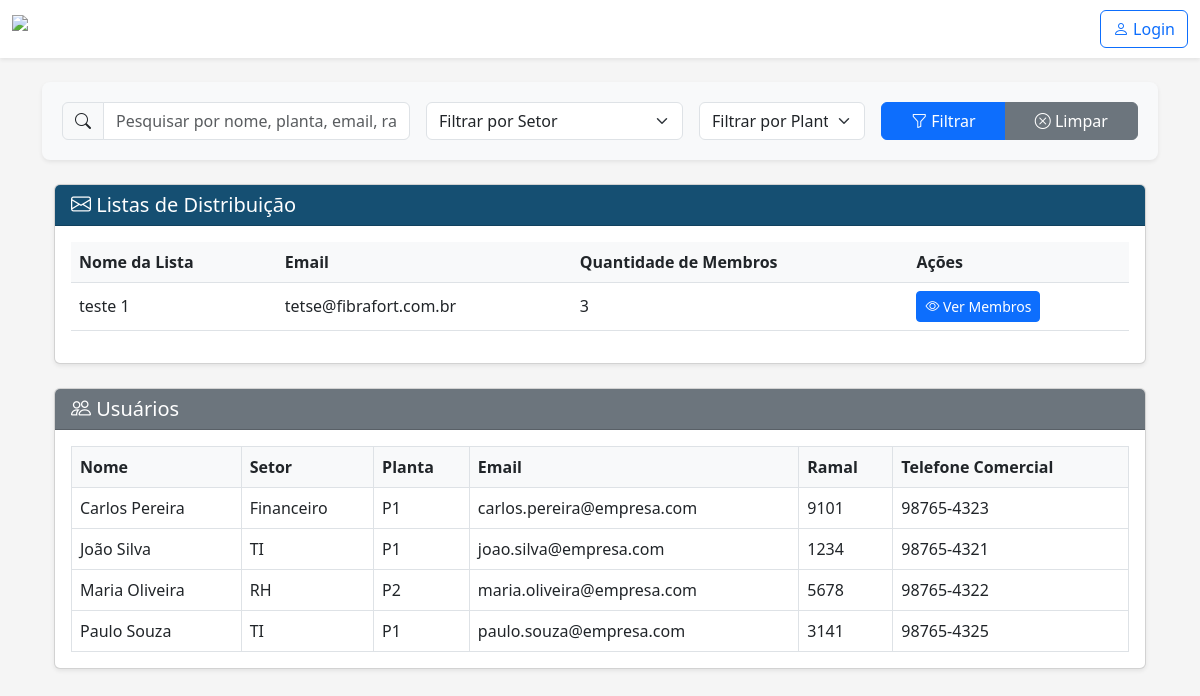
The page / on the database its author committed.
### tables this page shows
CREATE TABLE IF NOT EXISTS `listas_distribuicao` (
  `id` int NOT NULL AUTO_INCREMENT,
  `nome` varchar(100) NOT NULL,
  `email` varchar(100) NOT NULL,
  `descricao` text,
  `created_at` timestamp NULL DEFAULT CURRENT_TIMESTAMP,
  PRIMARY KEY (`id`),
  UNIQUE KEY `email` (`email`)
);

CREATE TABLE IF NOT EXISTS `usuarios` (
  `id` int NOT NULL AUTO_INCREMENT,
  `nome` varchar(100) NOT NULL,
  `setor` varchar(50) NOT NULL,
  `planta` enum('P1','P2') NOT NULL,
  `email` varchar(100) NOT NULL,
  `ramal` varchar(10) DEFAULT NULL,
  `telefone_comercial` varchar(15) DEFAULT NULL,
  PRIMARY KEY (`id`)
);

### index.php (the view, shortened to what this page needs)
<?php
$isAdmin = false;
$nomeAdmin = '';
require_once 'db.php';
$pesquisa = isset($_GET['pesquisa']) ? $_GET['pesquisa'] : '';
$sql = "SELECT * FROM usuarios WHERE 1=1";
$sql .= " ORDER BY nome";
$stmt = $conn->prepare($sql);
$stmt->execute();
$result = $stmt->get_result();
?>
<!DOCTYPE html>
<html lang="pt-br">
<head>
    <link href="https://cdn.jsdelivr.net/npm/bootstrap@5.3.0-alpha1/dist/css/bootstrap.min.css" rel="stylesheet">
    <link rel="stylesheet" href="https://cdn.jsdelivr.net/npm/bootstrap-icons@1.7.2/font/bootstrap-icons.css">
</head>
<body>
<nav class="navbar navbar-expand-lg navbar-dark shadow-sm">
    <div class="container-fluid">
        <a class="navbar-brand" href="#">
            <img src="estilo/logo" alt="Logo" width="245" height="50" class="me-2">
        </a>
        <?php if ($isAdmin): ?>
        <div class="d-flex align-items-center">
            <span class="me-3 text-white">Bem-vindo, <?php echo htmlspecialchars($nomeAdmin); ?></span>
            <div class="btn-group me-3">
                <button class="btn btn-light" onclick="location.href='adicionar_usuario.php'">
                    <i class="bi bi-plus-circle"></i> Adicionar Usuário
                </button>
                <button class="btn btn-info" onclick="location.href='gerenciar_admins.php'">
                    <i class="bi bi-pencil"></i> Config Admins
                </button>
            </div>
            <a href="logout.php" class="btn btn-outline-primary">
                <i class="bi bi-box-arrow-right"></i> Sair
            </a>
        </div>
        <?php else: ?>
        <div>
            <a href="login.php" class="btn btn-outline-primary">
                <i class="bi bi-person"></i> Login
            </a>
        </div>
        <?php endif; ?>
    </div>
</nav>
    <div class="container mt-4">
        <div class="search-container shadow-sm">
            <form method="GET" class="row g-3">
                <div class="col-md-4">
                    <div class="input-group">
                        <span class="input-group-text"><i class="bi bi-search"></i></span>
                        <input type="text" name="pesquisa" class="form-control"
                               placeholder="Pesquisar por nome, planta, email, ramal, telefone"
                               value="<?php echo htmlspecialchars($pesquisa); ?>">
                    </div>
                </div>
                <div class="col-md-3">
                    <select name="setor" class="form-select">
                        <option value="">Filtrar por Setor</option>
                    </select>
                </div>
                <div class="col-md-2">
                    <select name="planta" class="form-select">
                        <option value="">Filtrar por Planta</option>
                    </select>
                </div>
                <div class="col-md-3">
                    <div class="btn-group w-100">
                        <button type="submit" class="btn btn-primary">
                            <i class="bi bi-funnel"></i> Filtrar
                        </button>
                        <a href="index.php" class="btn btn-secondary" title="Limpar Filtros">
                            <i class="bi bi-x-circle"></i> Limpar
                        </a>
                    </div>
                </div>
            </form>
        </div>
        <div class="container mt-4">
    <div class="card mb-4 shadow-sm">
        <div class="card-header">
            <h5 class="mb-0">
                <i class="bi bi-envelope"></i> Listas de Distribuição
            </h5>
        </div>
        <div class="card-body">
            <div class="table-responsive">
                <table class="table table-hover">
                    <thead>
                        <tr>
                            <th>Nome da Lista</th>
                            <th>Email</th>
                            <th>Quantidade de Membros</th>
                            <th>Ações</th>
                        </tr>
                    </thead>
                    <tbody>
                        <?php
                        $query = "SELECT l.*, COUNT(m.id) as total_membros
                                 FROM listas_distribuicao l
                                 LEFT JOIN membros_lista m ON l.id = m.lista_id
                                 GROUP BY l.id";
                        $listas = $conn->query($query);
                        while ($lista = $listas->fetch_assoc()):
                        ?>
                            <tr>
                                <td><?php echo htmlspecialchars($lista['nome']); ?></td>
                                <td><?php echo htmlspecialchars($lista['email']); ?></td>
                                <td><?php echo $lista['total_membros']; ?></td>
                                <td>
                                    <a href="ver_lista.php?id=<?php echo $lista['id']; ?>"
                                       class="btn btn-sm btn-primary text-white">
                                        <i class="bi bi-eye"></i> Ver Membros
                                    </a>
                                </td>
                            </tr>
                        <?php endwhile; ?>
                    </tbody>
                </table>
            </div>
        </div>
    </div>
    <div class="card shadow-sm">
        <div class="card-header bg-secondary text-white">
            <h5 class="mb-0">
                <i class="bi bi-people"></i> Usuários
            </h5>
        </div>
        <div class="card-body">
                <div class="table-responsive">
                    <table class="table table-hover table-bordered mb-0">
                        <thead>
                            <tr>
                                <th>Nome</th>
                                <th>Setor</th>
                                <th>Planta</th>
                                <th>Email</th>
                                <th>Ramal</th>
                                <th>Telefone Comercial</th>
                            </tr>
                        </thead>
                        <tbody>
                            <?php if ($result->num_rows > 0): ?>
                                <?php while($row = $result->fetch_assoc()): ?>
                                    <tr>
                                        <td><?php echo htmlspecialchars($row['nome']); ?></td>
                                        <td><?php echo htmlspecialchars($row['setor']); ?></td>
                                        <td><?php echo htmlspecialchars($row['planta']); ?></td>
                                        <td><?php echo htmlspecialchars($row['email']); ?></td>
                                        <td><?php echo htmlspecialchars($row['ramal']); ?></td>
                                        <td><?php echo htmlspecialchars($row['telefone_comercial']); ?></td>
                                    </tr>
                                <?php endwhile; ?>
                            <?php endif; ?>
                        </tbody>
                    </table>
                </div>
            </div>
        </div>
    </div>
</body>
</html>

### index.php (style rules this page uses)
body { background-color: #f5f5f5; }
.table th { background-color: #f8f9fa; white-space: nowrap; }
.table td { vertical-align: middle; }
.table tbody tr:nth-child(odd) { background-color: #ffffff; }
.table tbody tr:nth-child(even) { background-color: #EBEBEB; }
.search-container { background-color: #f8f9fa; border-radius: 8px; padding: 20px; margin-bottom: 20px; }
.navbar { background-color: #ffff !important; }
.navbar-brand { color: white !important; }
.card-header { background-color: #154f72; color: #ffffff; }
.card.shadow-sm { box-shadow: 0 4px 8px rgba(0, 0, 0, 0.15); }

### rows shown on the page
listas_distribuicao: nome "teste 1", email "tetse@fibrafort.com.br", total_membros "3"
usuarios: nome "Carlos Pereira", setor "Financeiro", planta "P1", email "carlos.pereira@empresa.com", ramal "9101", telefone_comercial "98765-4323"
usuarios: nome "João Silva", setor "TI", planta "P1", email "joao.silva@empresa.com", ramal "1234", telefone_comercial "98765-4321"
usuarios: nome "Maria Oliveira", setor "RH", planta "P2", email "maria.oliveira@empresa.com", ramal "5678", telefone_comercial "98765-4322"
usuarios: nome "Paulo Souza", setor "TI", planta "P1", email "paulo.souza@empresa.com", ramal "3141", telefone_comercial "98765-4325"
